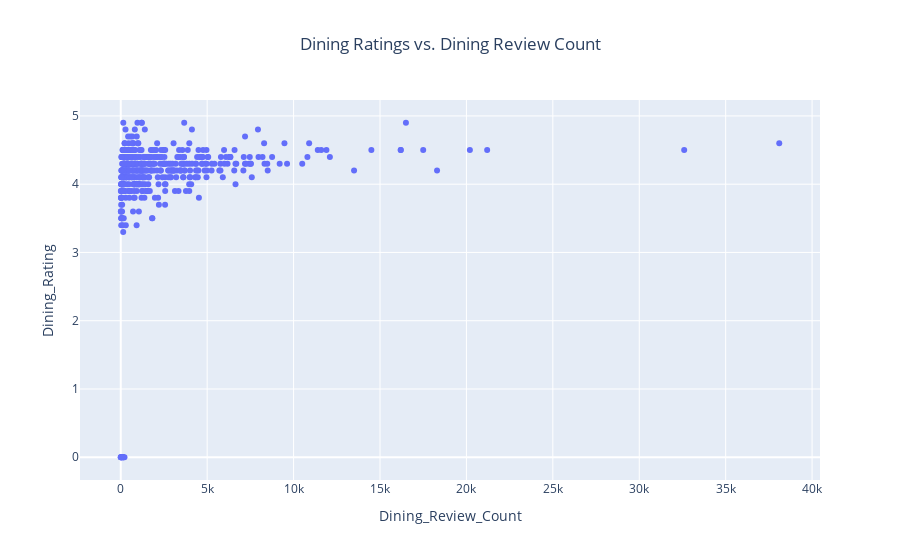

The cell this chart's notebook holds for it:
### Code cell
fig = px.scatter(df, x='Dining_Review_Count', y='Dining_Rating', 
                 title='Dining Ratings vs. Dining Review Count')
fig.update_layout(title_x=0.5)
fig.show()

### Figure 1 — Plotly figure (JSON) as saved in the notebook; plotly's stock layout.template omitted (floating-point values rounded to 4 significant figures; data arrays with more than 128 entries replaced by an {"elided": "..."} marker saying what was removed)
{"data": [{"hovertemplate": "Dining_Review_Count=%{x}<br>Dining_Rating=%{y}<extra></extra>", "legendgroup": "", "marker": {"color": "#636efa", "symbol": "circle"}, "mode": "markers", "name": "", "orientation": "v", "showlegend": false, "type": "scatter", "x": {"elided": "501 int values"}, "xaxis": "x", "y": {"elided": "501 float values"}, "yaxis": "y"}], "layout": {"legend": {"tracegroupgap": 0}, "title": {"text": "Dining Ratings vs. Dining Review Count", "x": 0.5}, "xaxis": {"anchor": "y", "domain": [0, 1], "title": {"text": "Dining_Review_Count"}}, "yaxis": {"anchor": "x", "domain": [0, 1], "title": {"text": "Dining_Rating"}}}}
